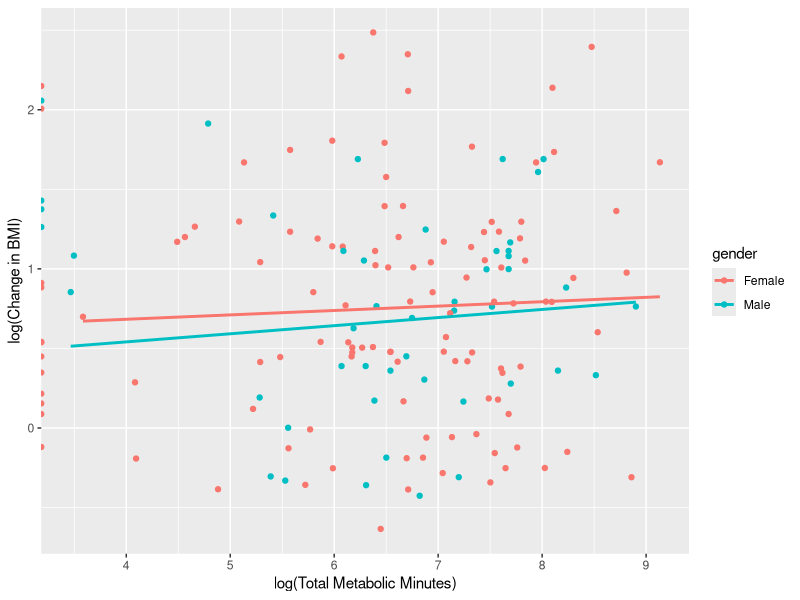
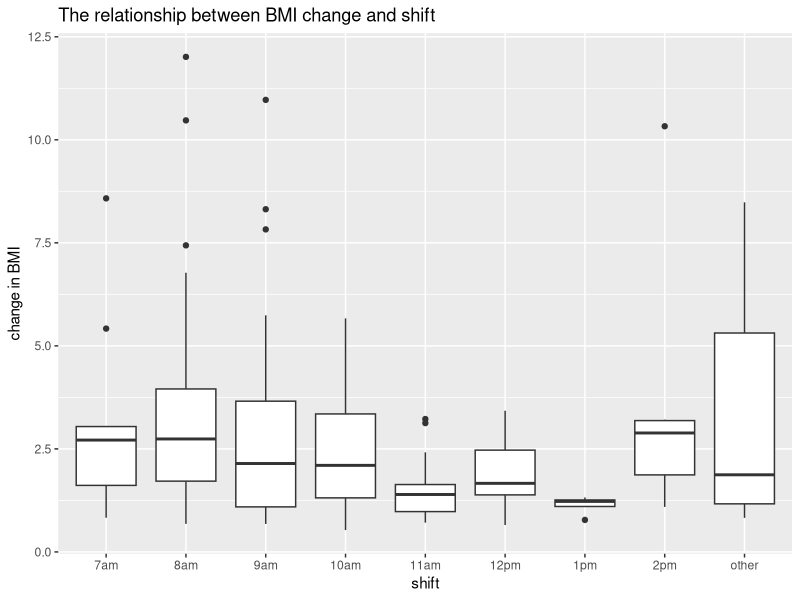
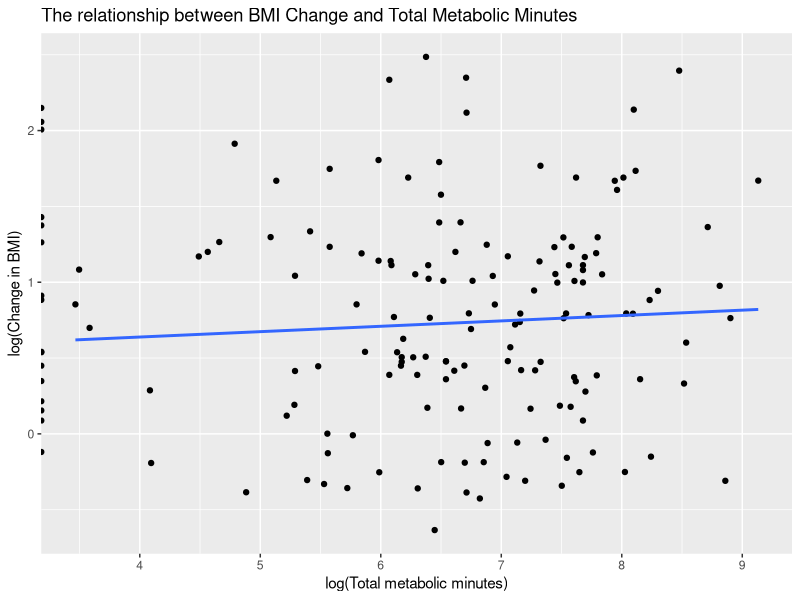
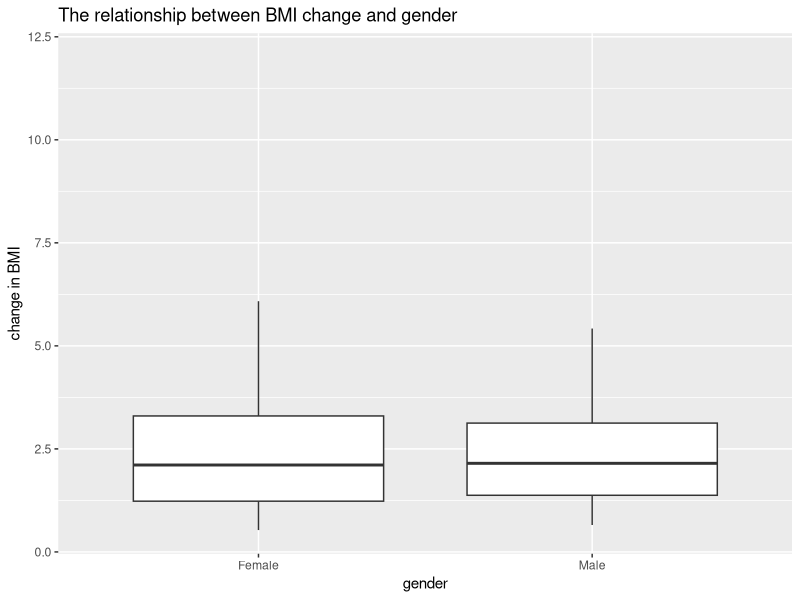
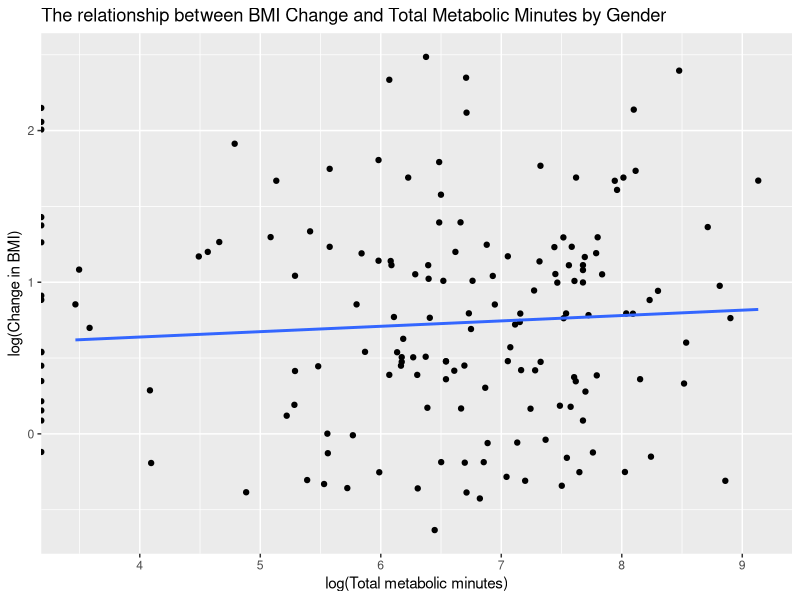
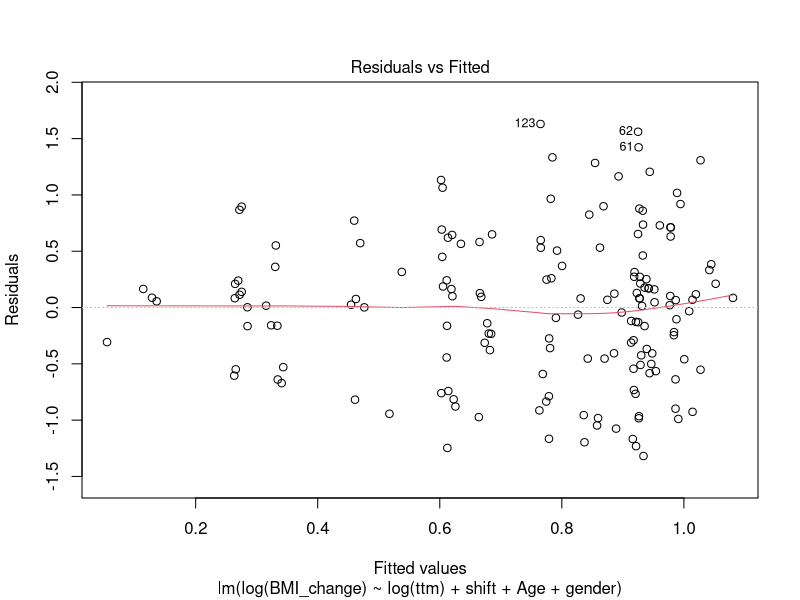
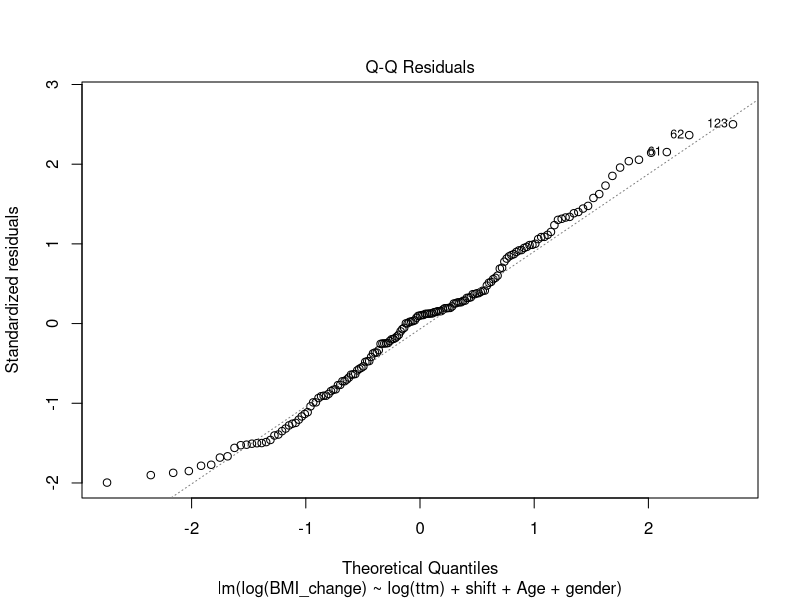
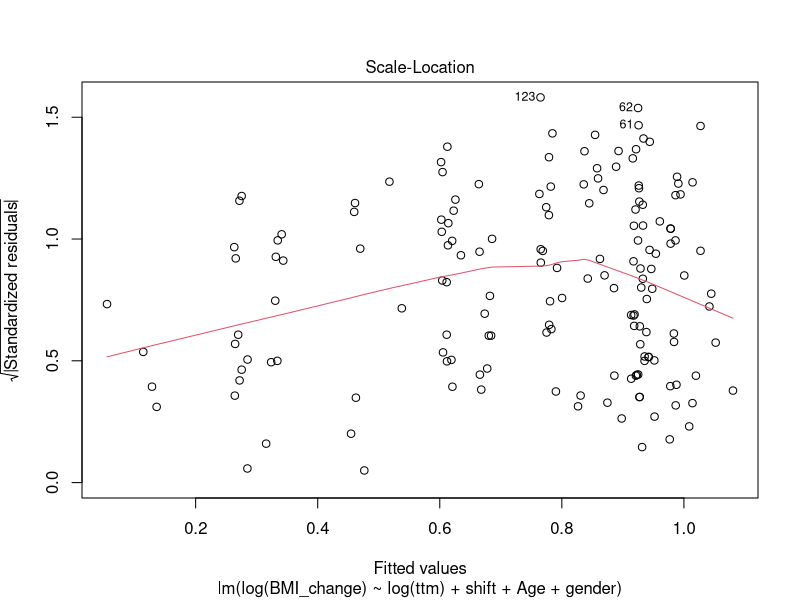

R code for these plots, in order:
## ---- chunk 1
knitr::opts_chunk$set(echo = TRUE)
## ---- chunk 2
library(readxl)
library(dplyr)
library(ggplot2)
df <- read_excel("Practicum 1.xlsx")

## ---- chunk 3
table(is.na(df))
## ---- chunk 4
# compute change in BMI(kg/m^2)

# compute starting weight
df$start_weight_lbs = df$bweight - df$pounds_gained

# convert lbs to kg
df$start_weight_kg = 0.453592 * df$start_weight_lbs

# convert inch to meter
df$height_meter = 0.0254 * df$height

# compute starting BMI 
df$BMI_start = df$start_weight_kg/(df$height_meter^2)

# compute change in BMI
df$BMI_change = df$BMI - df$BMI_start
## ---- chunk 5
# imputation for Total_met_min
df$Total_met_min_imp = 8* df$`Vig ex Time` + 4* df$`Mod ex time` + 3.3*df$`Walk ex Time`
## ---- chunk 6
sum(is.na(df$Age))
sum(is.na(df$Total_met_min_imp))
sum(is.na(df$BMI_change))
## ---- chunk 7
library(arsenal)
newdf <- df[c("gender", "Age", "shift", "Total_met_min_imp", "BMI_change")]
summary(newdf, title="old")
data_complete_cases <- newdf[complete.cases(newdf), ]
summary(data_complete_cases)
head(data_complete_cases)
## ---- chunk 8
sum(is.na(data_complete_cases$Age))
sum(is.na(data_complete_cases$Total_met_min_imp))
sum(is.na(data_complete_cases$BMI_change))
## ---- chunk 9
ggplot(data_complete_cases,aes(y = log(BMI_change), x = log(Total_met_min_imp), color = gender) )+
geom_point() + geom_smooth(method = "lm", fill = NA) + 
  xlab("log(Total Metabolic Minutes)") + 
  ylab("log(Change in BMI)") 

## ---- chunk 10
ggplot(data_complete_cases, aes(x=shift, y=BMI_change)) + 
    geom_boxplot() + xlab("shift") + ylab("change in BMI") + ggtitle("The relationship between BMI change and shift") + scale_x_discrete(limits = c("7am", "8am", "9am", "10am", "11am", "12pm", "1pm", "2pm", "other"))
## ---- chunk 11
ggplot(data_complete_cases, aes(x=log(Total_met_min_imp), y=log(BMI_change))) +geom_point()+ xlab("log(Total metabolic minutes)") + geom_smooth(method = "lm", se = FALSE)+ ylab("log(Change in BMI)") + ggtitle("The relationship between BMI Change and Total Metabolic Minutes")
## ---- chunk 12
ggplot(data_complete_cases, aes(x=gender, y=BMI_change)) + 
    geom_boxplot(outlier.shape = NA) + xlab("gender") + ylab("change in BMI") + ggtitle("The relationship between BMI change and gender") 
## ---- chunk 13
ggplot(data_complete_cases, aes(x=log(Total_met_min_imp), y=log(BMI_change)), group = gender, color = gender) +geom_point()+ xlab("log(Total metabolic minutes)") + geom_smooth(method = "lm", se = FALSE)+ ylab("log(Change in BMI)") + ggtitle("The relationship between BMI Change and Total Metabolic Minutes by Gender")
## ---- chunk 14
data_complete_cases$ttm = data_complete_cases$Total_met_min_imp + 0.01
m1 = lm(log(BMI_change) ~ log(ttm) + shift + Age + gender, data = data_complete_cases)
summary(m1)

# RSS
sum(residuals(m1)^2)
## ---- chunk 15
t.test(BMI_change ~ gender, data = data_complete_cases )
t.test(Total_met_min_imp ~ gender, data = data_complete_cases )
## ---- chunk 16
# export regerssion output to latex
# install.packages("texreg")
# library(texreg)
# texreg(list(m1,m2))
## ---- chunk 17
data_complete_cases$ttm = data_complete_cases$Total_met_min_imp + 0.1
m2 = lm(log(BMI_change) ~ log(ttm)*gender + shift + Age, data = data_complete_cases)
summary(m2)
## ---- chunk 18
# F-test
anova(m1, m2)
## ---- chunk 19
plot(m1)
plot(m2)
## ---- chunk 20
m1_residual <- resid(m1)
m1_fitted <- fitted(m1)
plot(m1_fitted,m1_residual, xlab = "fitted values", ylab = "residuals", main = "residual plot for model 1")
